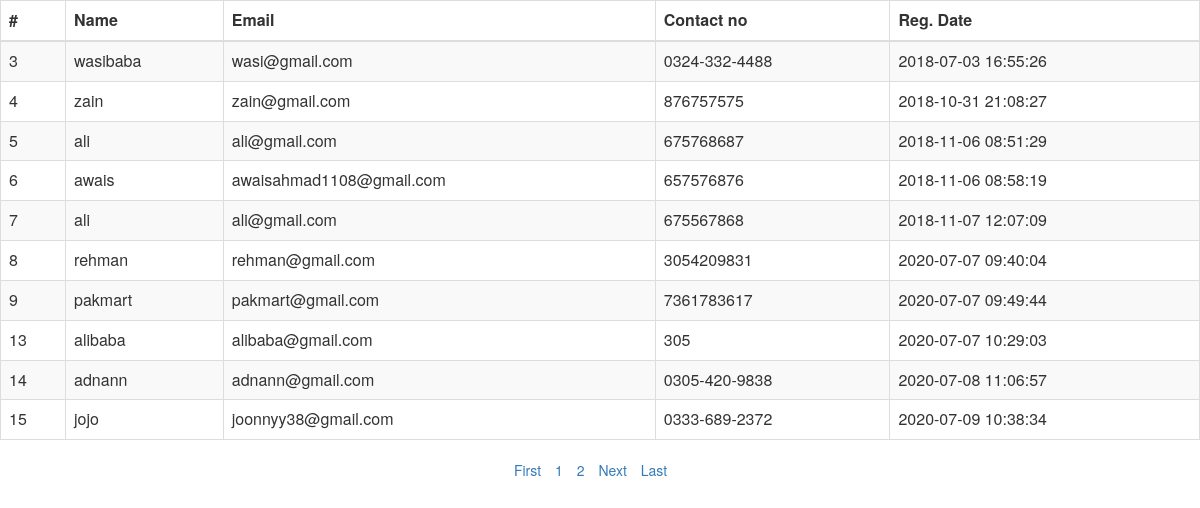
The page /pagination.php on the database its author committed.
### tables this page shows
CREATE TABLE `users` (
  `id` int(11) NOT NULL,
  `name` varchar(255) NOT NULL,
  `email` varchar(255) NOT NULL,
  `contactno` varchar(30) NOT NULL,
  `password` varchar(255) NOT NULL,
  `shippingAddress` longtext NOT NULL,
  `shippingState` varchar(255) NOT NULL,
  `shippingCity` varchar(255) NOT NULL,
  `shippingPincode` int(11) NOT NULL,
  `billingAddress` longtext NOT NULL,
  `billingState` varchar(255) NOT NULL,
  `billingCity` varchar(255) NOT NULL,
  `billingPincode` int(11) NOT NULL,
  `regDate` timestamp NOT NULL DEFAULT current_timestamp(),
  `updationDate` varchar(255) NOT NULL
);

### pagination.php (the view, shortened to what this page needs)
<html>
<head>
    <link rel="stylesheet" href="https://maxcdn.bootstrapcdn.com/bootstrap/3.3.7/css/bootstrap.min.css">
</head>
<body>
    <?php
        if (isset($_GET['pageno'])) {
            $pageno = $_GET['pageno'];
        } else {
            $pageno = 1;
        }
        $no_of_records_per_page = 10;
        $offset = ($pageno-1) * $no_of_records_per_page;
        $conn=mysqli_connect("localhost","root","","hulksecurity2022");
        $total_pages_sql = "SELECT COUNT(*) FROM users";
        $result = mysqli_query($conn,$total_pages_sql);
        $total_rows = mysqli_fetch_array($result)[0];
     $total_pages = ceil($total_rows / $no_of_records_per_page);
$cnt=1;
        $sql = "SELECT * FROM users LIMIT $offset, $no_of_records_per_page";
        $res_data = mysqli_query($conn,$sql);?>
    <table cellpadding="0" cellspacing="0" border="0" class="datatable-1 table table-bordered table-striped	 display" width="100%">
									<thead>
										<tr>
											<th>#</th>
											<th> Name</th>
											<th>Email </th>
											<th>Contact no</th>
											<th>Reg. Date </th>
										</tr>
									</thead>
									<tbody>
    <?php    while($row = mysqli_fetch_array($res_data)){?>
         	<tr>
											<td><?php echo htmlentities($row['id']);?></td>
											<td><?php echo htmlentities($row['name']);?></td>
											<td><?php echo htmlentities($row['email']);?></td>
											<td> <?php echo htmlentities($row['contactno']);?></td>
											<td><?php echo htmlentities($row['regDate']);?></td>
                                        </tr>
										<?php $cnt=$cnt+1; } ?>
								</table>
                    <div class="pagination-box text-center">
                                <ul class="list-unstyled list-inline">
                                    <li class="list-inline-item active"><a href="?pageno=1">First</a></li>
                                <?php    for($i=1;$i<=$total_pages;$i++)
                                    {?>
                                    <li class="list-inline-item "> <a href="?pageno=<?php echo $i; ?>" ><?php echo $i;?></a>
                                    </li>
                                <?php } ?>
                                    <li class="list-inline-item <?php if($pageno >= $total_pages){ echo 'disabled'; } ?>"><a href="<?php if($pageno >= $total_pages){ echo '#'; } else { echo "?pageno=".($pageno + 1); } ?>">Next</a>
                                    </li>
                                    <li class="list-inline-item"><a href="?pageno=<?php echo $total_pages; ?>">Last</a></li>
                                </ul>
                    </div>
</body>
</html>

### rows shown on the page
users: id "3", name "wasibaba", email "wasi@gmail.com", contactno "0324-332-4488", regDate "2018-07-03 16:55:26"
users: id "4", name "zain", email "zain@gmail.com", contactno "876757575", regDate "2018-10-31 21:08:27"
users: id "5", name "ali", email "ali@gmail.com", contactno "675768687", regDate "2018-11-06 08:51:29"
users: id "6", name "awais", email "awaisahmad1108@gmail.com", contactno "657576876", regDate "2018-11-06 08:58:19"
users: id "7", name "ali", email "ali@gmail.com", contactno "675567868", regDate "2018-11-07 12:07:09"
users: id "8", name "rehman", email "rehman@gmail.com", contactno "3054209831", regDate "2020-07-07 09:40:04"
users: id "9", name "pakmart", email "pakmart@gmail.com", contactno "7361783617", regDate "2020-07-07 09:49:44"
users: id "13", name "alibaba", email "alibaba@gmail.com", contactno "305", regDate "2020-07-07 10:29:03"
users: id "14", name "adnann", email "adnann@gmail.com", contactno "0305-420-9838", regDate "2020-07-08 11:06:57"
users: id "15", name "jojo", email "joonnyy38@gmail.com", contactno "0333-689-2372", regDate "2020-07-09 10:38:34"
